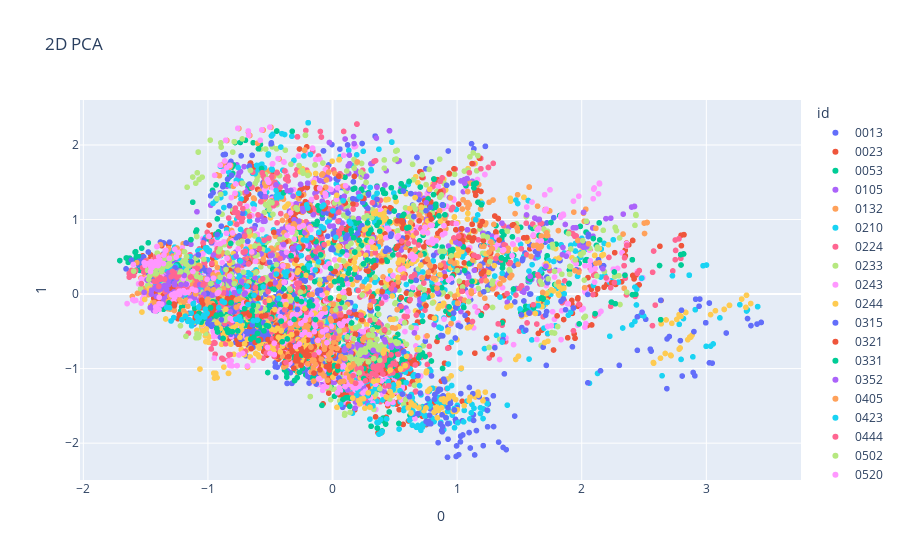

The notebook cell this image was saved under:
### Code cell
fig = px.scatter(pca, x=0, y=1, color=colors, labels={'color': label}, hover_name=filenames, title="2D PCA")
fig.show()
